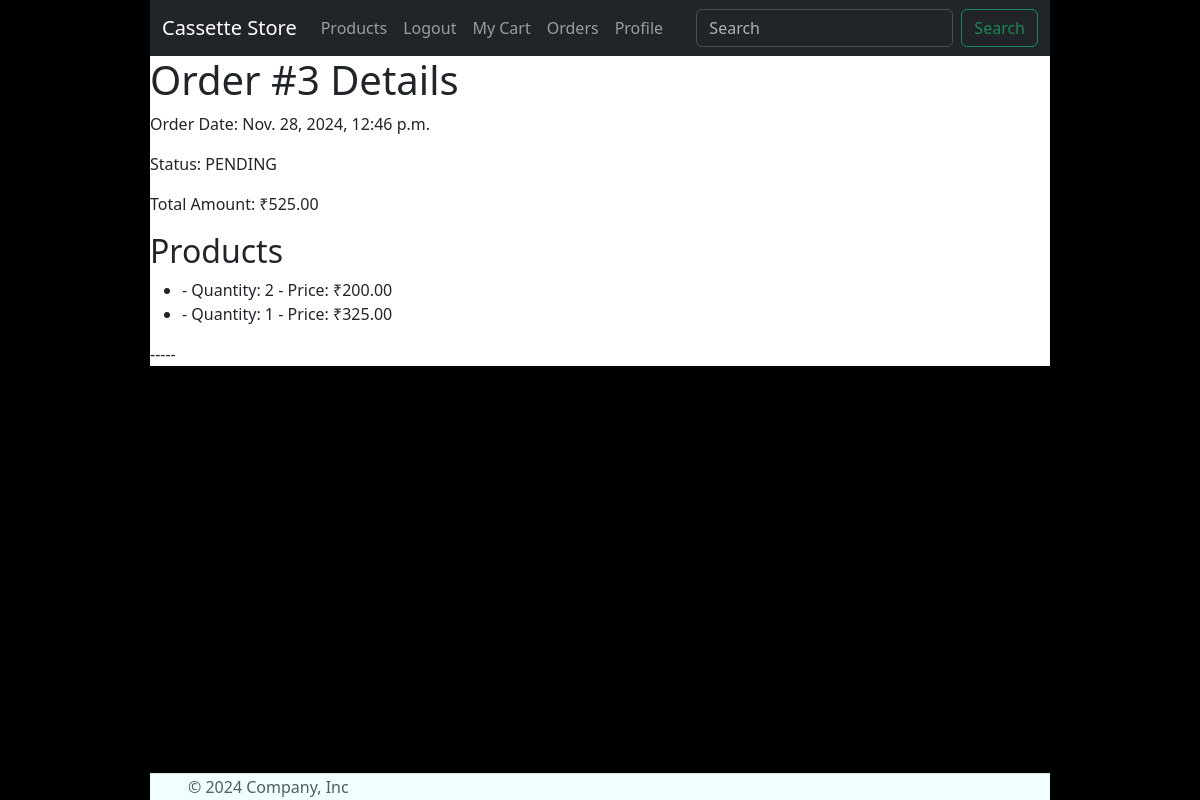
The app's page /order_detail/3/ (signed in) with its own data.
### orders/models.py (models this page shows, shortened)
class Order(models.Model):
    user = models.ForeignKey(User, on_delete=models.CASCADE)
    order_date = models.DateTimeField(auto_now_add=True)
    total_amount = models.DecimalField(max_digits=10, decimal_places=2)
    status = models.CharField(max_length=20, choices=[('PENDING','Pending'),('COMPLETED','Completed')])
    razorpay_order_id = models.CharField(max_length=255)

class OrderDetails(models.Model):
    order = models.ForeignKey(Order, related_name="order_details", on_delete=models.CASCADE)
    order_item = models.ForeignKey(Product, on_delete=models.CASCADE)
    quantity = models.PositiveIntegerField()
    price = models.DecimalField(max_digits=10, decimal_places=2)

### orders/views.py (the view)
# urls.py: path('order_detail/<int:order_id>/', views.order_detail, name='order_detail'),
@login_required
def order_detail(request, order_id):
    user = request.user
    order = get_object_or_404(Order, id=order_id, user=user)
    return render(request, 'order_detail.html', {'order': order})

### orders/templates/order_detail.html (shortened to what this page needs)
{% extends 'base.html' %}
{% load static %}
{% block content %}
<h1>Order #{{ order.id }} Details</h1>
<p>Order Date: {{ order.order_date }}</p>
<p>Status: {{ order.status }}</p>
<p>Total Amount: ₹{{ order.total_amount }}</p>
<h2>Products</h2>
<ul>
    {% for detail in order.order_details.all %}
        <li>
            {{ detail.cart_item.product.name }} - Quantity: {{ detail.quantity }} - Price: ₹{{ detail.price }}
        </li>
    {% endfor %}
</ul>
-----
{% endblock %}

### static/css/style.css (style rules this page uses)
* { padding: 0; margin: 0; box-sizing: border-box; }
html { background-color: rgb(0, 0, 0); }

### records on screen
Order: id "3", order_date "Nov. 28, 2024, 12:46 p.m.", status "PENDING", total_amount "525.00"
OrderDetails: quantity "2", price "200.00"
OrderDetails: quantity "1", price "325.00"
